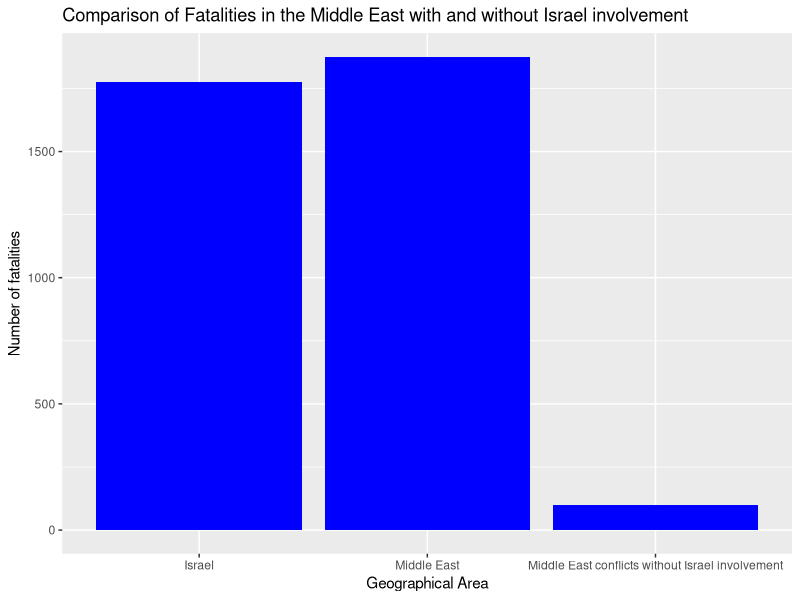

Write R code to recreate this figure.
## ---- chunk 1
library(tidyverse)
## ---- chunk 2
#load the data 
Israel <- read_csv('Israel_2002.csv')
## ---- chunk 3
#load the data 
MiddleE <- read_csv('Israel_Middle_East_2002.csv')
## ---- chunk 4

MiddleE_extra <- MiddleE %>%
  mutate(ya_no = Country == 'Israel') %>%
  mutate(Israel_yes_no = ifelse(ya_no, 'Israel', 'Middle East conflicts without Israel involvement'))

summary_israel_others <- MiddleE_extra %>% group_by(Israel_yes_no) %>% summarise(n_fatalities = sum(Fatalities))
summary_all <- summary_israel_others %>% add_row(Israel_yes_no = 'Middle East', n_fatalities = sum(.$n_fatalities))


## ---- chunk 5
ggplot()+
  geom_col(aes(x= Israel_yes_no, y= n_fatalities), summary_all, fill = 'blue') +
  ggtitle("Comparison of Fatalities in the Middle East with and without Israel involvement") +
  xlab ("Geographical Area") +
  ylab ("Number of fatalities")



